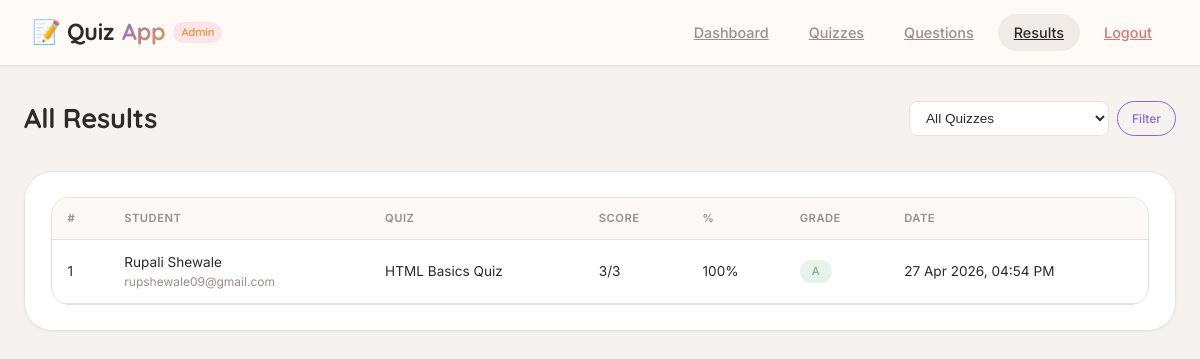
/admin/results.php (signed in), run on the app's committed database.
### tables this page shows
CREATE TABLE `attempts` (
  `id` int(11) NOT NULL,
  `user_id` int(11) NOT NULL,
  `quiz_id` int(11) NOT NULL,
  `score` int(11) DEFAULT 0,
  `total_marks` int(11) DEFAULT 0,
  `started_at` timestamp NOT NULL DEFAULT current_timestamp(),
  `submitted_at` timestamp NULL DEFAULT NULL
);

CREATE TABLE `users` (
  `id` int(11) NOT NULL,
  `name` varchar(100) NOT NULL,
  `email` varchar(150) NOT NULL,
  `password` varchar(255) NOT NULL,
  `role` enum('admin','student') DEFAULT 'student',
  `created_at` timestamp NOT NULL DEFAULT current_timestamp()
);

CREATE TABLE `quizzes` (
  `id` int(11) NOT NULL,
  `title` varchar(200) NOT NULL,
  `description` text DEFAULT NULL,
  `time_limit` int(11) DEFAULT 30,
  `created_by` int(11) DEFAULT NULL,
  `is_active` tinyint(1) DEFAULT 1,
  `created_at` timestamp NOT NULL DEFAULT current_timestamp()
);

### admin/results.php (the view, shortened to what this page needs)
<?php
require_once '../includes/db.php';
$filter_quiz = (int)($_GET['quiz_id'] ?? 0);
$where = $filter_quiz ? "WHERE a.quiz_id = $filter_quiz" : '';
$attempts = $conn->query("
    SELECT a.*, u.name AS student, u.email, q.title AS quiz_title
    FROM attempts a
    JOIN users u ON a.user_id = u.id
    JOIN quizzes q ON a.quiz_id = q.id
    $where
    ORDER BY a.submitted_at DESC
");
?>
<!DOCTYPE html>
<html lang="en">
<head>
<link rel="stylesheet" href="../assets/css/style.css">
</head>
<body>
<nav class="navbar">
    <div class="logo">📝 Quiz<span>App</span> <span style="font-size:0.7rem; color:var(--accent2); background:rgba(255,101,132,0.15); padding:2px 8px; border-radius:20px;">Admin</span></div>
    <div class="nav-links">
        <a href="dashboard.php">Dashboard</a>
        <a href="quizzes.php">Quizzes</a>
        <a href="questions.php">Questions</a>
        <a href="results.php" class="active">Results</a>
        <a href="../logout.php" style="color:var(--danger)">Logout</a>
    </div>
</nav>
<div class="container">
    <div class="page-header">
        <h2>All Results</h2>
        <form method="GET" style="display:flex; gap:0.5rem;">
            <select name="quiz_id" class="form-group" style="margin:0; padding:8px 12px; background:var(--card); border:1px solid var(--border); border-radius:8px; color:var(--text); font-size:0.85rem;">
                <option value="0">All Quizzes</option>
            </select>
            <button type="submit" class="btn btn-outline btn-sm">Filter</button>
        </form>
    </div>
    <div class="card">
        <div class="table-wrapper">
            <table>
                <thead>
                    <tr>
                        <th>#</th>
                        <th>Student</th>
                        <th>Quiz</th>
                        <th>Score</th>
                        <th>%</th>
                        <th>Grade</th>
                        <th>Date</th>
                    </tr>
                </thead>
                <tbody>
                    <?php $i = 1; while ($r = $attempts->fetch_assoc()):
                        $pct = $r['total_marks'] > 0 ? round(($r['score']/$r['total_marks'])*100) : 0;
                        if ($pct >= 80)     { $grade='A'; $cls='badge-success'; }
                        elseif ($pct >= 60) { $grade='B'; $cls='badge-info'; }
                        elseif ($pct >= 40) { $grade='C'; $cls='badge-warning'; }
                        else                { $grade='D'; $cls='badge-danger'; }
                    ?>
                    <tr>
                        <td><?= $i++ ?></td>
                        <td>
                            <div><?= htmlspecialchars($r['student']) ?></div>
                            <div style="font-size:0.75rem; color:var(--muted);"><?= htmlspecialchars($r['email']) ?></div>
                        </td>
                        <td><?= htmlspecialchars($r['quiz_title']) ?></td>
                        <td><?= $r['score'] ?>/<?= $r['total_marks'] ?></td>
                        <td><?= $pct ?>%</td>
                        <td><span class="badge <?= $cls ?>"><?= $grade ?></span></td>
                        <td><?= date('d M Y, h:i A', strtotime($r['submitted_at'])) ?></td>
                    </tr>
                    <?php endwhile; ?>
                </tbody>
            </table>
        </div>
    </div>
</div>
</body>
</html>

### assets/css/style.css (style rules this page uses)
:root { --bg: #F5F2F0; --surface: #FDFBF9; --card: #FFFFFF; --border: #E8E2DD; --accent: #8B6BC9; --accent2: #E89B4A; --accent3: #5EAA78; --text: #2D2A2B; --muted: #9B8E8A; --danger: #D97777; --success: #7BAF8E; --warning: #E8964B; --radius-sm: 12px; --radius-md: 18px; --radius-lg: 28px; --shadow-sm: 0 2px 8px rgba(0, 0, 0, 0.02), 0 1px 2px rgba(0, 0, 0, 0.03); --shadow-md: 0 8px 24px rgba(0, 0, 0, 0.05); --shadow-lg: 0 20px 35px -12px rgba(0, 0, 0, 0.08); --transition: all 0.25s cubic-bezier(0.2, 0.9, 0.4, 1.1); }
* { margin: 0; padding: 0; box-sizing: border-box; }
body { font-family: 'Inter', -apple-system, BlinkMacSystemFont, 'Segoe UI', sans-serif; background: var(--bg); color: var(--text); line-height: 1.5; font-size: 15px; -webkit-font-smoothing: antialiased; }
h1, h2, h3, h4, .logo, .timer-display, .stat-card .stat-val, .score-circle .score-num { font-family: 'Quicksand', 'Inter', sans-serif; font-weight: 600; letter-spacing: -0.2px; }
.navbar { background: rgba(253, 251, 249, 0.92); backdrop-filter: blur(12px); border-bottom: 1px solid var(--border); padding: 0 2rem; display: flex; align-items: center; justify-content: space-between; height: 66px; position: sticky; top: 0; z-index: 100; box-shadow: var(--shadow-sm); }
.navbar .logo { font-family: 'Quicksand', sans-serif; font-size: 1.45rem; font-weight: 700; color: var(--text); display: flex; align-items: center; gap: 8px; }
.navbar .logo span { background: linear-gradient(135deg, var(--accent), var(--accent2)); -webkit-background-clip: text; background-clip: text; color: transparent; }
.nav-links { display: flex; gap: 0.5rem; align-items: center; }
.nav-links a { color: var(--muted); font-size: 0.9rem; font-weight: 500; padding: 8px 16px; border-radius: 40px; transition: var(--transition); }
.nav-links a:hover, .nav-links a.active { color: var(--text); background: #F1EBE7; }
.btn { display: inline-flex; align-items: center; gap: 8px; padding: 9px 20px; border-radius: 40px; border: none; cursor: pointer; font-family: 'Inter', sans-serif; font-size: 0.85rem; font-weight: 500; transition: var(--transition); text-decoration: none; }
.btn-outline { background: transparent; color: var(--accent); border: 1px solid var(--accent); }
.btn-sm { padding: 5px 14px; font-size: 0.75rem; }
.container { max-width: 1200px; margin: 0 auto; padding: 2rem 1.5rem; }
.card { background: var(--card); border: 1px solid var(--border); border-radius: var(--radius-lg); padding: 1.6rem; transition: var(--transition); box-shadow: var(--shadow-sm); }
.form-group { margin-bottom: 1.3rem; }
.table-wrapper { overflow-x: auto; border-radius: var(--radius-md); background: var(--card); border: 1px solid var(--border); }
table { width: 100%; border-collapse: collapse; font-size: 0.85rem; }
thead th { background: #FCF9F7; padding: 12px 16px; text-align: left; color: var(--muted); font-weight: 600; font-size: 0.7rem; text-transform: uppercase; letter-spacing: 0.5px; border-bottom: 1px solid var(--border); }
tbody td { padding: 12px 16px; border-bottom: 1px solid var(--border); color: var(--text); }
.badge { display: inline-block; padding: 3px 12px; border-radius: 40px; font-size: 0.7rem; font-weight: 500; }
.badge-success { background: rgba(94, 170, 120, 0.15); color: var(--success); }
.page-header { display: flex; align-items: center; justify-content: space-between; margin-bottom: 2rem; flex-wrap: wrap; gap: 1rem; }
.page-header h2 { font-size: 1.7rem; font-weight: 700; color: var(--text); }

### data on the page
attempts: user.name "Rupali Shewale", user.email "rupshewale09@gmail.com", quiz.title "HTML Basics Quiz", score "3", total_marks "3", pct "100", grade "A", submitted_at "27 Apr 2026, 04:54 PM"
